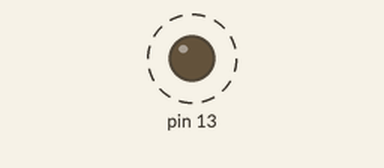
A sketch run on a simulated Arduino Uno, built with avr-gcc and run on an emulated ATmega328P. Parts: output pins drawn as LEDs (lit = HIGH). Dashed ring = blinking.

Above: at 0.3 s.
Timing chart, 0 to 5.9 s (numbered marks = the images above):
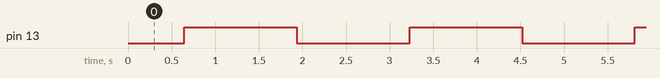

The sketch:

blink.ino
```cpp
void setup()  {
pinMode(13,OUTPUT);
}

void loop()  {
  for(int fadeValue = 0 ; fadeValue <= 255; fadeValue +=3) {
    analogWrite(13, fadeValue);
    delay(15);
  }

  for(int fadeValue = 255 ; fadeValue >= 0; fadeValue -=3) {
    analogWrite(13, fadeValue);
    delay(15);
  }
}
```

Measured:
- by itself, pin 13: alternates HIGH for 1.3 s and LOW for 1.3 s
